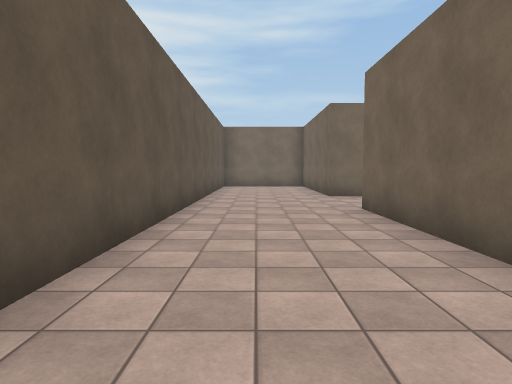
view 1 (above)

24 first-person views from a walk through a 3-D level made in the Unity game engine. The camera is 1.5 m above the floor, tilts 4° down and sees 75° across. The floor is counted in squares, 2 m on a side. Each view is taken from the middle of a square. On the plan, view 1 faces up. The plan holds only what a view shows up to about 11 squares ahead; the rest is blank. The place goes on beyond the plan. The player character is not drawn. Some animated figures are not drawn. Some surface patterns are stand-ins.

view 2
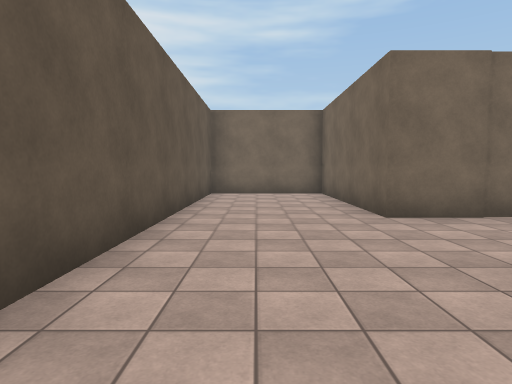

view 3
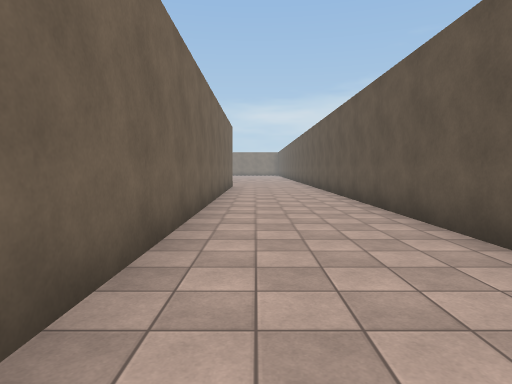

view 4
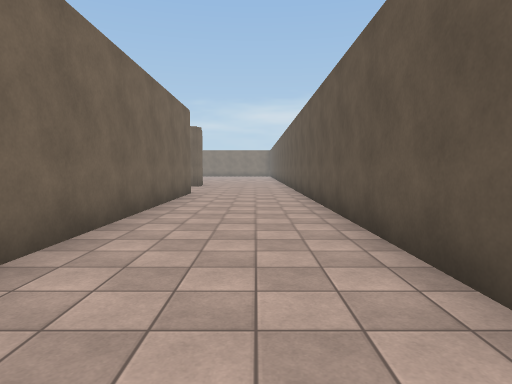

view 5
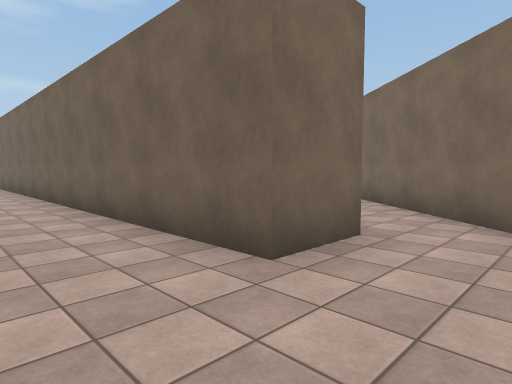

view 6
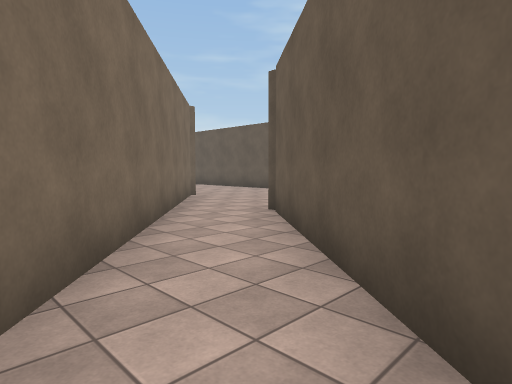

view 7
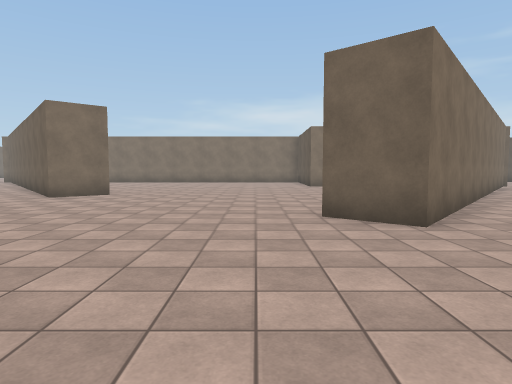

view 8
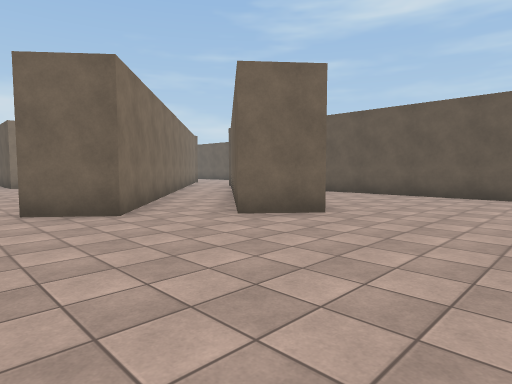

view 9
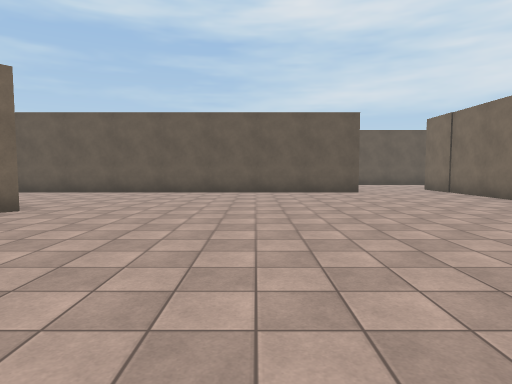

view 10
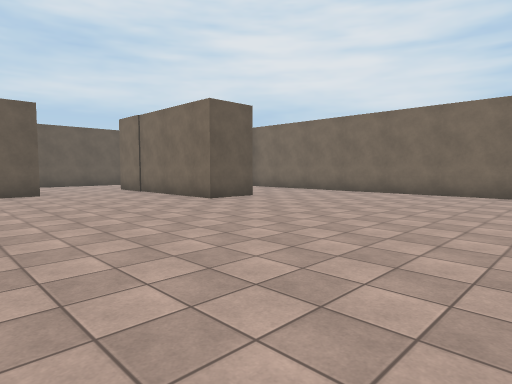

view 11
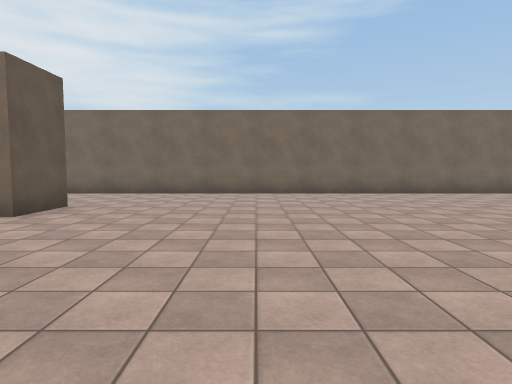

view 12
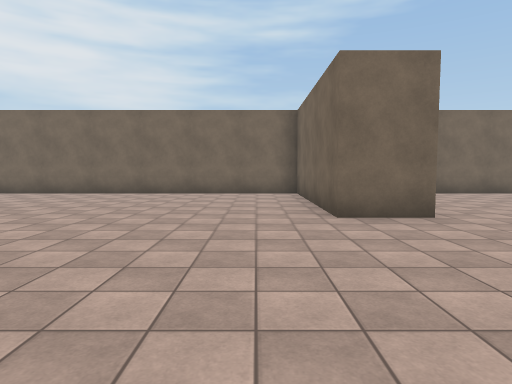

view 13
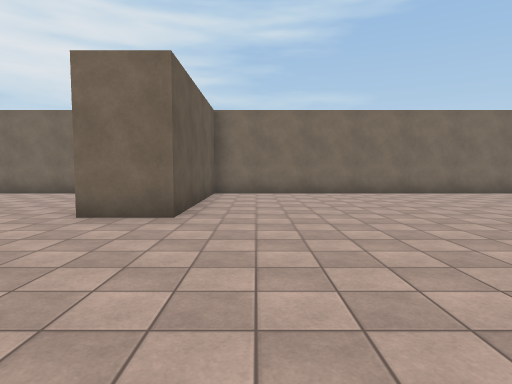

view 14
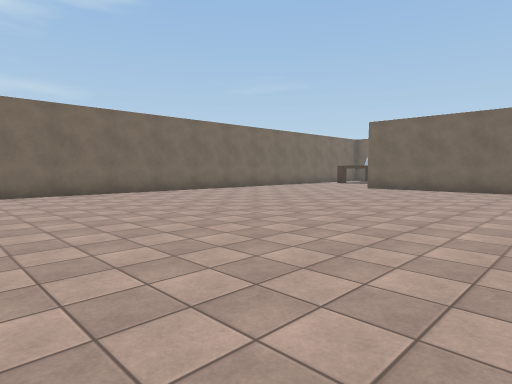

view 15
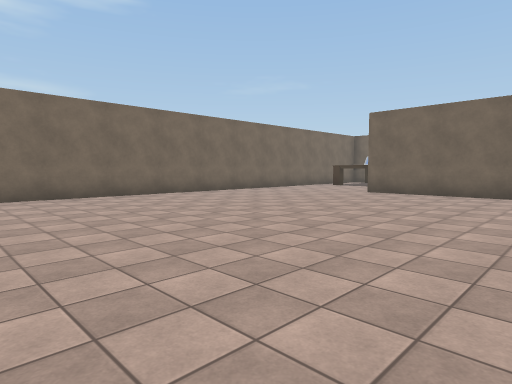

view 16
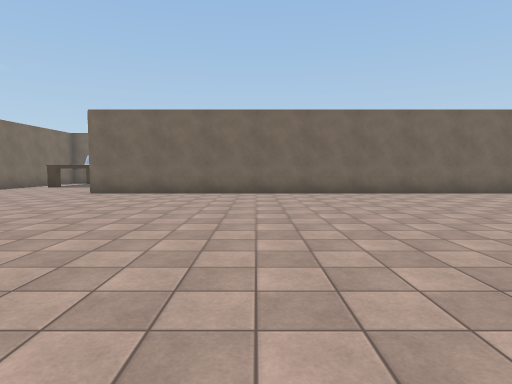

view 17
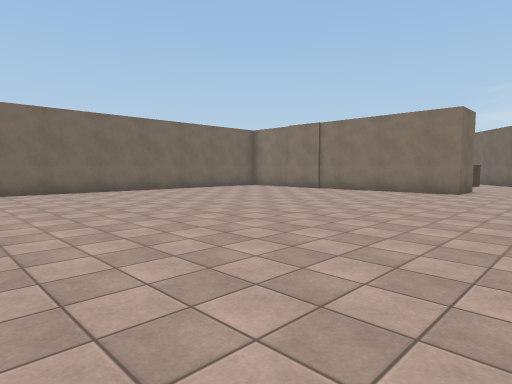

view 18
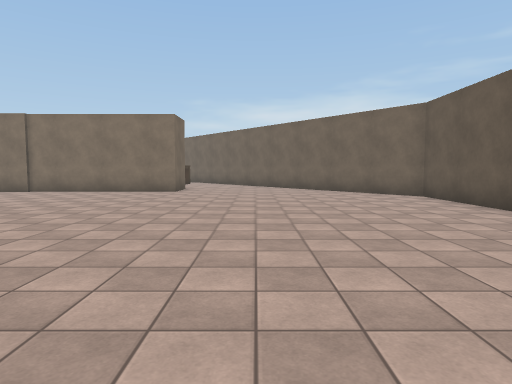

view 19
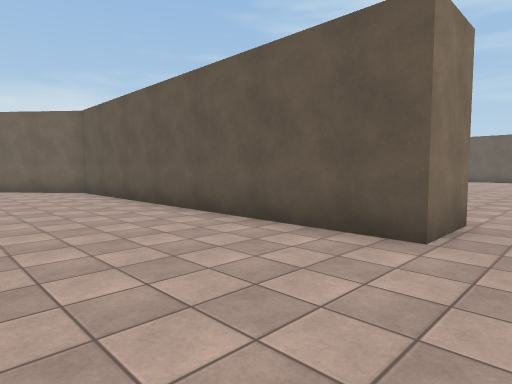

view 20
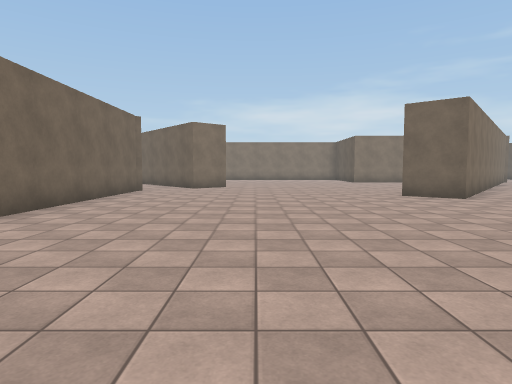

view 21
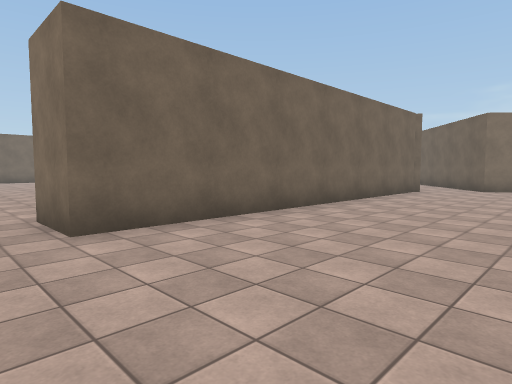

view 22
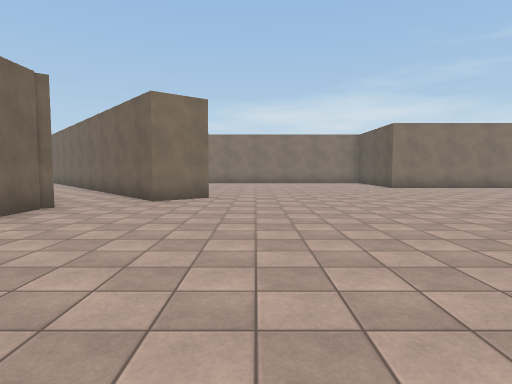

view 23
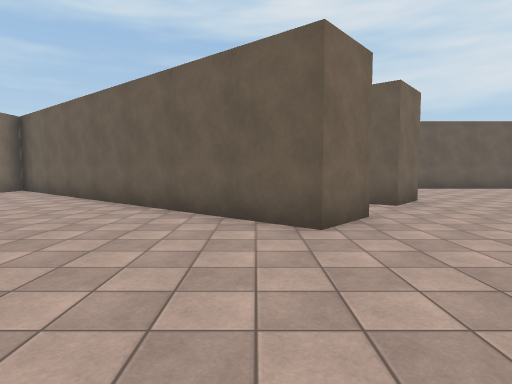

view 24
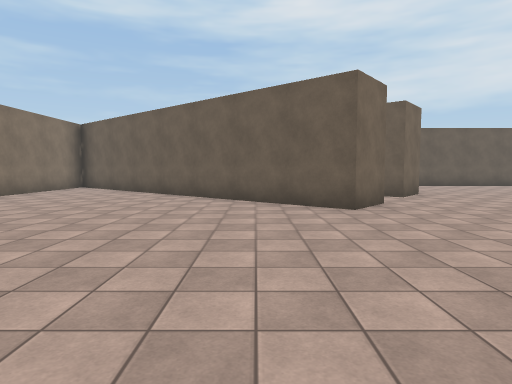

### Floor plan
Points are (right, up) in squares from view 1. A wall is a line through its corners. A room is listed if a view was taken in it or the views show most of it. See-through windows are left out.
Room 1 (views 1, 2, 3, 4, 5)
walls: (6.9, -5) (3.6, -8.9); (3.5, 9.1) (2, 9.1) (2, 14.1) (-1.4, 14.1) (-1.4, -9.9); (3.5, -9.2) (2, -9.2) (2, 6.2); (4, -11.3) (8.6, -5.8)
ways out: opening at (2.5, 7.5) to room 2; opening at (8, -6) to room 2
Room 2 (views 6, 7, 8, 9, 10, 11, 12, 13, 14, 15, 16, 17, 18, 19, 20, 21, 22, 23, 24)
walls: (20, -6.2) (20, 3.9) (21.5, 3.9) (21.5, -6) (23.3, -8.2); (17.1, -8.7) (18.4, -7.6) (20.1, -9.7); (28.6, -9.4) (28.6, -7.8) (34.2, -7.8); (8.2, -1) (9.4, -2) (6.9, -5); (33.5, 14.1) (21.7, 14.1) (21.7, 9.1) (20.2, 9.1) (20.2, 14.1) (5.2, 14.1); (8.6, -5.8) (10.8, -3.2) (12, -4.2) (5.8, -11.5); (37, -2.8) (37, 10.1); (7.2, 10.6) (7.2, 9.1) (3.5, 9.1); (3.5, 6.2) (3.5, -4.5)
ways out: opening at (2.5, 7.5) to room 1; opening at (8, -6) to room 1; opening at (21, -9)

Where each view was taken, in squares from view 1:
view 1: 0 up, 0 right, facing up
view 2: 4 up, 0 right, facing up
view 3: 5 up, 1 right, facing down
view 4: 1 up, 0 right, facing down
view 5: 11 down, 0 right, facing up-right
view 6: 5 down, 8 right, facing down-left
view 7: 1 up, 13 right, facing down
view 8: 2 up, 13 right, facing down-left
view 9: 3 up, 14 right, facing left
view 10: 4 up, 14 right, facing up-left
view 11: 4 up, 11 right, facing up
view 12: 4 up, 19 right, facing up
view 13: 4 up, 23 right, facing up
view 14: 4 up, 25 right, facing up-right
view 15: 5 up, 27 right, facing up-right
view 16: 5 up, 27 right, facing right
view 17: 3 up, 26 right, facing down-right
view 18: 3 up, 26 right, facing down
view 19: 5 up, 25 right, facing down-left
view 20: 5 up, 16 right, facing down
view 21: 5 up, 16 right, facing down-right
view 22: 0 up, 16 right, facing down
view 23: 5 down, 16 right, facing left
view 24: 6 down, 18 right, facing left
